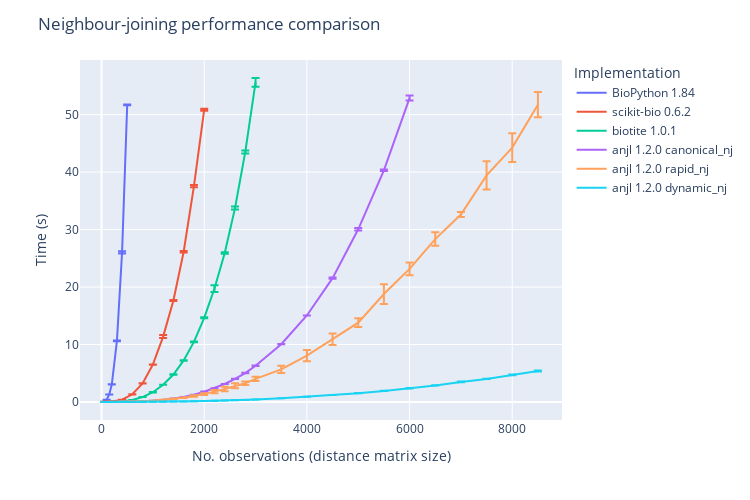

The code cell stored with this chart in its notebook:
### Markdown cell above
# Benchmark

Here is a performance comparison between `anjl` and other currently available implementations of neighbour-joining in Python.

### Code cell
import pandas as pd
import plotly.express as px

df_results = pd.read_csv("../benchmark/results.csv")
df_plot = (
    df_results.groupby(["implementation", "size"])
    .agg(
        time_mean=("time", "mean"),
        time_std=("time", "std"),
    )
    .reset_index()
)
fig = px.line(
    df_plot,
    x="size",
    y="time_mean",
    error_y="time_std",
    width=750,
    height=500,
    color="implementation",
    category_orders=dict(
        implementation=[
            "BioPython 1.84",
            "scikit-bio 0.6.2",
            "biotite 1.0.1",
            "anjl 1.2.0 canonical_nj",
            "anjl 1.2.0 rapid_nj",
            "anjl 1.2.0 dynamic_nj",
        ]
    ),
)
fig.update_layout(
    title="Neighbour-joining performance comparison",
    xaxis_title="No. observations (distance matrix size)",
    yaxis_title="Time (s)",
    legend_title="Implementation",
)
fig

### Figure 1 — Plotly figure (JSON) as saved in the notebook; plotly's stock layout.template omitted (floating-point values rounded to 4 significant figures)
{"data": [{"error_y": {"array": [0.002342, 0.004095, 0.007318, 0.02174, 0.05007, 0.1992, 0.0656]}, "hovertemplate": "implementation=BioPython 1.84<br>size=%{x}<br>time_mean=%{y}<extra></extra>", "legendgroup": "BioPython 1.84", "line": {"color": "#636efa", "dash": "solid"}, "marker": {"symbol": "circle"}, "mode": "lines", "name": "BioPython 1.84", "orientation": "v", "showlegend": true, "type": "scatter", "x": [50, 100, 150, 200, 300, 400, 500], "xaxis": "x", "y": [0.05434, 0.398, 1.303, 3.045, 10.63, 26.02, 51.7], "yaxis": "y"}, {"error_y": {"array": [0.009485, 0.0009209, 0.004008, 0.001667, 0.002779, 0.01896, 0.01561, 0.0186, 0.2518, 0.07639, 0.1221, 0.1979, 0.1727]}, "hovertemplate": "implementation=scikit-bio 0.6.2<br>size=%{x}<br>time_mean=%{y}<extra></extra>", "legendgroup": "scikit-bio 0.6.2", "line": {"color": "#EF553B", "dash": "solid"}, "marker": {"symbol": "circle"}, "mode": "lines", "name": "scikit-bio 0.6.2", "orientation": "v", "showlegend": true, "type": "scatter", "x": [50, 100, 150, 200, 400, 600, 800, 1000, 1200, 1400, 1600, 1800, 2000], "xaxis": "x", "y": [0.0187, 0.03048, 0.05869, 0.09025, 0.3975, 1.344, 3.233, 6.511, 11.38, 17.66, 26.15, 37.56, 50.85], "yaxis": "y"}, {"error_y": {"array": [6.332e-05, 8.631e-05, 0.0006129, 0.001165, 0.004184, 0.009431, 0.003699, 0.03309, 0.01035, 0.02409, 0.03979, 0.08084, 0.07867, 0.5758, 0.1329, 0.2594, 0.2515, 0.7676]}, "hovertemplate": "implementation=biotite 1.0.1<br>size=%{x}<br>time_mean=%{y}<extra></extra>", "legendgroup": "biotite 1.0.1", "line": {"color": "#00cc96", "dash": "solid"}, "marker": {"symbol": "circle"}, "mode": "lines", "name": "biotite 1.0.1", "orientation": "v", "showlegend": true, "type": "scatter", "x": [50, 100, 150, 200, 400, 600, 800, 1000, 1200, 1400, 1600, 1800, 2000, 2200, 2400, 2600, 2800, 3000], "xaxis": "x", "y": [0.0006151, 0.001988, 0.005505, 0.013, 0.09611, 0.3514, 0.8578, 1.698, 3.008, 4.784, 7.237, 10.46, 14.65, 19.74, 25.93, 33.74, 43.5, 55.6], "yaxis": "y"}, {"error_y": {"array": [7.214e-05, 5.73e-05, 0.0002365, 0.0009351, 0.001435, 0.002834, 0.00268, 0.0008001, 0.00525, 0.009555, 0.001868, 0.006789, 0.02857, 0.004062, 0.0131, 0.005486, 0.04866, 0.05283, 0.02114, 0.002544, 0.1208, 0.2053, 0.1267, 0.4364]}, "hovertemplate": "implementation=anjl 1.2.0 canonical_nj<br>size=%{x}<br>time_mean=%{y}<extra></extra>", "legendgroup": "anjl 1.2.0 canonical_nj", "line": {"color": "#ab63fa", "dash": "solid"}, "marker": {"symbol": "circle"}, "mode": "lines", "name": "anjl 1.2.0 canonical_nj", "orientation": "v", "showlegend": true, "type": "scatter", "x": [50, 100, 150, 200, 400, 600, 800, 1000, 1200, 1400, 1600, 1800, 2000, 2200, 2400, 2600, 2800, 3000, 3500, 4000, 4500, 5000, 5500, 6000], "xaxis": "x", "y": [0.0002143, 0.0006085, 0.0014, 0.003296, 0.01764, 0.05174, 0.1165, 0.2142, 0.3616, 0.5837, 0.8679, 1.252, 1.78, 2.396, 3.139, 4.029, 5.035, 6.296, 10.05, 15.06, 21.55, 30.05, 40.31, 52.87], "yaxis": "y"}, {"error_y": {"array": [0.0001807, 0.0001471, 0.0006203, 0.0009749, 0.002749, 0.001921, 0.02831, 0.01858, 0.02726, 0.03658, 0.04942, 0.1347, 0.1543, 0.2946, 0.3976, 0.4299, 0.2967, 0.3737, 0.6466, 0.9713, 0.9966, 0.7587, 1.726, 1.109, 1.168, 0.4265, 2.473, 2.514, 2.191]}, "hovertemplate": "implementation=anjl 1.2.0 rapid_nj<br>size=%{x}<br>time_mean=%{y}<extra></extra>", "legendgroup": "anjl 1.2.0 rapid_nj", "line": {"color": "#FFA15A", "dash": "solid"}, "marker": {"symbol": "circle"}, "mode": "lines", "name": "anjl 1.2.0 rapid_nj", "orientation": "v", "showlegend": true, "type": "scatter", "x": [50, 100, 150, 200, 400, 600, 800, 1000, 1200, 1400, 1600, 1800, 2000, 2200, 2400, 2600, 2800, 3000, 3500, 4000, 4500, 5000, 5500, 6000, 6500, 7000, 7500, 8000, 8500], "xaxis": "x", "y": [0.000621, 0.00173, 0.003928, 0.007837, 0.02972, 0.07627, 0.1502, 0.2178, 0.3472, 0.5216, 0.7287, 1.039, 1.364, 1.808, 2.273, 2.811, 3.274, 4.034, 5.676, 8.07, 10.92, 13.81, 18.78, 23.15, 28.35, 32.62, 39.43, 44.26, 51.73], "yaxis": "y"}, {"error_y": {"array": [0.0001247, 7.522e-05, 0.0002327, 8.409e-05, 0.001358, 0.0007512, 0.001105, 0.003585, 0.001529, 0.002727, 0.004816, 0.00231, 0.007089, 0.007834, 0.003243, 0.01076, 0.004162, 0.003452, 0.01591, 0.01338, 0.001328, 0.01606, 0.01441, 0.03011, 0.02486, 0.06248, 0.03898, 0.05498, 0.09375]}, "hovertemplate": "implementation=anjl 1.2.0 dynamic_nj<br>size=%{x}<br>time_mean=%{y}<extra></extra>", "legendgroup": "anjl 1.2.0 dynamic_nj", "line": {"color": "#19d3f3", "dash": "solid"}, "marker": {"symbol": "circle"}, "mode": "lines", "name": "anjl 1.2.0 dynamic_nj", "orientation": "v", "showlegend": true, "type": "scatter", "x": [50, 100, 150, 200, 400, 600, 800, 1000, 1200, 1400, 1600, 1800, 2000, 2200, 2400, 2600, 2800, 3000, 3500, 4000, 4500, 5000, 5500, 6000, 6500, 7000, 7500, 8000, 8500], "xaxis": "x", "y": [0.0004436, 0.0007393, 0.001363, 0.002028, 0.007166, 0.01281, 0.0208, 0.03425, 0.04744, 0.06841, 0.09293, 0.1273, 0.1639, 0.2028, 0.2539, 0.3121, 0.365, 0.4368, 0.6556, 0.9107, 1.209, 1.544, 1.934, 2.394, 2.876, 3.488, 4.022, 4.715, 5.391], "yaxis": "y"}], "layout": {"height": 500, "legend": {"title": {"text": "Implementation"}, "tracegroupgap": 0}, "margin": {"t": 60}, "title": {"text": "Neighbour-joining performance comparison"}, "width": 750, "xaxis": {"anchor": "y", "autorange": true, "domain": [0, 1], "range": [-419.4, 8969.0], "title": {"text": "No. observations (distance matrix size)"}, "type": "linear"}, "yaxis": {"anchor": "x", "autorange": true, "domain": [0, 1], "range": [-3.132, 59.5], "title": {"text": "Time (s)"}, "type": "linear"}}}
